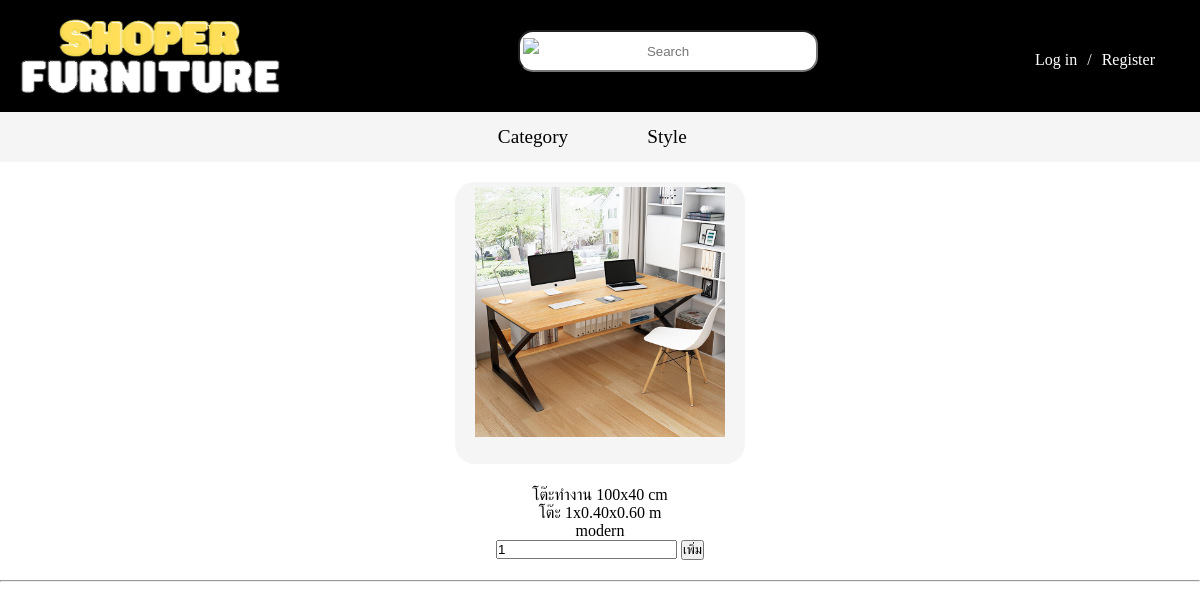
The app's page /detail-product.php?Product_ID=2 with its own data.
### tables this page shows
CREATE TABLE `product` (
  `Product_ID` int(10) NOT NULL,
  `Product_type` varchar(255) NOT NULL,
  `Product_style` varchar(255) NOT NULL,
  `Product_info` text NOT NULL,
  `Product_num` int(10) NOT NULL,
  `Product_name` varchar(255) NOT NULL,
  `Product_price` float NOT NULL
);

### detail-product.php (the view, shortened to what this page needs)
<?php
  include("connect.php");
?>
<!DOCTYPE html>
<html lang="en">
<head>
    <link rel="stylesheet" href="https://cdnjs.cloudflare.com/ajax/libs/font-awesome/6.2.0/css/all.min.css">
    <link rel="stylesheet" href="sty/style_detail.css">
    <link href='sty/index.css' rel='stylesheet'></link>
</head>
<body>
<div class="content">
<div class="top">
    <div class="logo"><a href="index.php"><img src="img/logo.png" alt="logo" width="306" height="108" ></a></div>
    <form action="search_page.php?search=" method ="get">
        <div class="s-box">
            <img src ="img/search.png" class="s-icon">
            <input type="text" name="search" id="search" placeholder="Search">
        </div>
    </form>
    <?php
    if (isset($_SESSION['admin_login'])) {
        $admin_id = $_SESSION['admin_login'];
        $stmt = $pdo->query("SELECT * FROM users WHERE id = $admin_id");
        $stmt->execute();
        $row = $stmt->fetch(PDO::FETCH_ASSOC);
    ?>
    <ul>
        <li> <h4><?php echo "Admin ". $row['firstname'] . ' ' ?></h4> </li>
        <li> <a href="admin/admin.php">Admin Tools</a> </li>
        <li> <a style="color:red;" href="logout.php">Logout</a> </li>
    </ul>
    <?php
    } else{
    ?>
        <ul>
            <li> <a href="signin.php">Log in</a></li>
            <li> / </li>
            <li> <a href="register.php">Register</a> </li>
        </ul>
    <?php } ?>
</div>
          <header >
                  <div class="top_bar">
                    <ul>
                      <li class="furniture"><a href="">Category</a>
                    </li>
                    <li class="furniture"><a href="">Style</a>
                  </li>
            </ul>
          </div>
        </header>
<?php     $keyword = $_GET["Product_ID"];
    $stmt = $pdo->prepare("SELECT * from product where Product_ID = $keyword");
    $stmt->execute();
    ?>
    <?php while($row = $stmt->fetch()){
        ?>
        <div class="show">
            <div class="grop">
            <a>
                <img src="img/<?=$row["Product_ID"]?>.jpg" alt="" width="250" height="250"><br>
                <br>
            </a>
            </div>
            <div class="info">
                <br>
                <?=$row["Product_name"]?><br>
                <?=$row["Product_info"]?>
                <p><?=$row["Product_style"]?></p>
            </div>
            <form action="cart.php?action=add&Product_ID=<?=$row["Product_ID"]?>&Product_name=<?=$row["Product_name"]?>&Product_info=<?=$row["Product_info"]?>&Product_style=<?=$row["Product_style"]?>&Product_num=<?=$row["Product_num"]?>&Product_price=<?=$row["Product_price"]?>" method="post">
            <input type="text" name="qty" value="1">
            <input type="submit" value="เพิ่ม">
          </form>
        </div>
        <hr>
    </div>
<?php }?>
</body>
</html>

### sty/style_detail.css (style rules this page uses)
.grop { background-color: whitesmoke; border-radius: 20px; overflow: hidden; padding: 5px 20px; margin: 0px 20px; display: inline-block; text-align: center; }
.grop a { font-weight:bolder; text-decoration: none; color: black; }
.show { margin: 20px; text-align: center; }

### sty/index.css (style rules this page uses)
* { margin: 0; padding: 0; box-sizing: border-box; }
body { margin:0; padding: 0; }
.top { text-align: center; background-color: black; }
.top .logo { text-align: center; }
.top #search { text-align: center; border-radius: 10px; padding-inline-end: 30px; padding-inline-start: 30px; }
.s-box .s-icon { width: 20px; position: absolute; margin: 5px 4px 4px 4px; }
.top ul { list-style: none; display: inline-flex; padding: 0; margin-top: 8px; }
.top ul li { margin: 0 5px; color: white; }
.top ul li a { text-decoration: none; color: white; }
.top_bar ul { list-style: none; background-color: whitesmoke; text-align: center; padding: 0; margin: 0px; }
.top_bar li { width: 130px; border-bottom: none; height: 50px; line-height: 50px; font-size: 1.2em; display:block; margin: auto; }
.top_bar a { text-decoration: none; display: block; padding: 0px; border-bottom: none; transition: .4s; color: black; }
.top_bar>ul>li { text-align: center; }
.top_bar>ul>li>a { padding: 0; }
@media screen and (min-width:740px) { .top { display: flex; justify-content: space-between; text-align: center; background-color: black; } }
@media screen and (min-width:740px) { .top #search { width: 300px; height: 42px; margin-top: 30px; border-radius: 15px; } }
@media screen and (min-width:740px) { .s-box .s-icon { width: 24px; opacity: .9; position: absolute; top: 33px; margin-left: 5px; } }
@media screen and (min-width:740px) { .top ul { display: flex; justify-content: center; align-items: center; font-size: 20; margin-right: 20px; padding-right: 20px; } }
@media screen and (min-width:740px) { .top_bar ul { list-style: none; background-color: whitesmoke; text-align: center; padding: 0; } }
@media screen and (min-width:740px) { .top_bar li { width: 130px; border-bottom: none; height: 50px; line-height: 50px; font-size: 1.2em; display: inline-block; margin: auto; } }
@media screen and (min-width:740px) { .top_bar a { text-decoration: none; display: block; padding: 0px; border-bottom: none; transition: .4s; color: black; } }
@media screen and (min-width:740px) { .top_bar>ul>li { text-align: center; } }
@media screen and (min-width:740px) { .top_bar>ul>li>a { padding: 0; } }

### records on screen
product: Product_name "โต๊ะทำงาน 100x40 cm", Product_info "โต๊ะ 1x0.40x0.60 m", Product_style "modern"
